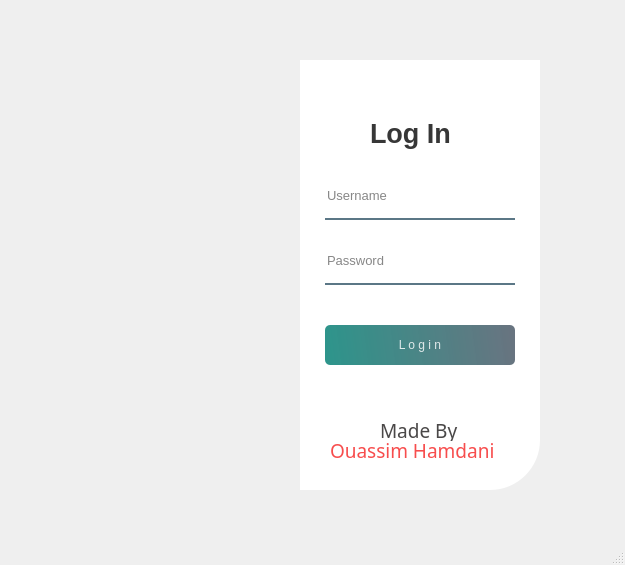
<?xml version="1.0" encoding="UTF-8"?>
<ui version="4.0">
 <class>MainWindow</class>
 <widget class="QMainWindow" name="MainWindow">
  <property name="geometry">
   <rect>
    <x>0</x>
    <y>0</y>
    <width>625</width>
    <height>565</height>
   </rect>
  </property>
  <property name="windowTitle">
   <string>MainWindow</string>
  </property>
  <widget class="QWidget" name="centralwidget">
   <widget class="QWidget" name="widget" native="true">
    <property name="geometry">
     <rect>
      <x>30</x>
      <y>30</y>
      <width>550</width>
      <height>500</height>
     </rect>
    </property>
    <property name="styleSheet">
     <string notr="true">QPushButton#pushButton{
	background-color:qlineargradient(spread:pad,x1:0,y1:0.505682,x2:1,y2:0.477,stop:0 rgba(11,131,120,219),stop:1 rgba(85,98,112,226));
	color:rgba(255,255,255,210);
	border-radius:5px;
}
QPushButton#pushButton:hover{
	background-color:qlineargradient(spread:pad,x1:0,y1:0.505682,x2:1,y2:0.477,stop:0 rgba(150,123,111,219),stop:1 rgba(85,81,84,226));
}
QPushButton#pushButton:pressed{
	padding-left:5px;
	padding-top:5px;
	background-color:rgba(150,123,111,255)
}</string>
    </property>
    <widget class="QLabel" name="label">
     <property name="geometry">
      <rect>
       <x>40</x>
       <y>30</y>
       <width>280</width>
       <height>430</height>
      </rect>
     </property>
     <property name="styleSheet">
      <string notr="true">border-image:url(Data/InterfaceData/login.png);
border-top-left-radius:50px;</string>
     </property>
     <property name="text">
      <string/>
     </property>
    </widget>
    <widget class="QLabel" name="label_2">
     <property name="geometry">
      <rect>
       <x>270</x>
       <y>30</y>
       <width>240</width>
       <height>430</height>
      </rect>
     </property>
     <property name="styleSheet">
      <string notr="true">background-color:rgba(255,255,255,255);
border-bottom-right-radius:50px;
</string>
     </property>
     <property name="text">
      <string/>
     </property>
    </widget>
    <widget class="QLabel" name="label_3">
     <property name="geometry">
      <rect>
       <x>340</x>
       <y>83</y>
       <width>100</width>
       <height>40</height>
      </rect>
     </property>
     <property name="font">
      <font>
       <pointsize>20</pointsize>
       <weight>75</weight>
       <bold>true</bold>
      </font>
     </property>
     <property name="styleSheet">
      <string notr="true">color:rgba(0,0,0,200)</string>
     </property>
     <property name="text">
      <string>Log In</string>
     </property>
    </widget>
    <widget class="QLineEdit" name="lineEdit">
     <property name="geometry">
      <rect>
       <x>295</x>
       <y>150</y>
       <width>190</width>
       <height>40</height>
      </rect>
     </property>
     <property name="font">
      <font>
       <pointsize>10</pointsize>
      </font>
     </property>
     <property name="styleSheet">
      <string notr="true">background-color:rgba(0,0,0,0);
border:none;
border-bottom:2px solid rgba(46,82,101,200);
color:rgba(0,0,0,240);
padding-bottom:7px;</string>
     </property>
     <property name="placeholderText">
      <string>Username</string>
     </property>
    </widget>
    <widget class="QLineEdit" name="lineEdit_2">
     <property name="geometry">
      <rect>
       <x>295</x>
       <y>215</y>
       <width>190</width>
       <height>40</height>
      </rect>
     </property>
     <property name="font">
      <font>
       <pointsize>10</pointsize>
      </font>
     </property>
     <property name="styleSheet">
      <string notr="true">background-color:rgba(0,0,0,0);
border:none;
border-bottom:2px solid rgba(46,82,101,200);
color:rgba(0,0,0,240);
padding-bottom:7px;</string>
     </property>
     <property name="echoMode">
      <enum>QLineEdit::Password</enum>
     </property>
     <property name="placeholderText">
      <string>Password</string>
     </property>
    </widget>
    <widget class="QPushButton" name="pushButton">
     <property name="geometry">
      <rect>
       <x>295</x>
       <y>295</y>
       <width>190</width>
       <height>40</height>
      </rect>
     </property>
     <property name="text">
      <string>L o g i n</string>
     </property>
    </widget>
    <widget class="QLabel" name="label_5">
     <property name="geometry">
      <rect>
       <x>300</x>
       <y>410</y>
       <width>181</width>
       <height>21</height>
      </rect>
     </property>
     <property name="font">
      <font>
       <family>Poppins SemiBold</family>
       <pointsize>14</pointsize>
       <weight>50</weight>
       <italic>false</italic>
       <bold>false</bold>
      </font>
     </property>
     <property name="styleSheet">
      <string notr="true">color:#f74d4d;</string>
     </property>
     <property name="text">
      <string>Ouassim Hamdani</string>
     </property>
    </widget>
    <widget class="QLabel" name="label_4">
     <property name="geometry">
      <rect>
       <x>350</x>
       <y>390</y>
       <width>91</width>
       <height>21</height>
      </rect>
     </property>
     <property name="font">
      <font>
       <family>Poppins SemiBold</family>
       <pointsize>14</pointsize>
       <weight>50</weight>
       <italic>false</italic>
       <bold>false</bold>
      </font>
     </property>
     <property name="styleSheet">
      <string notr="true">color:#4a4848;</string>
     </property>
     <property name="text">
      <string>Made By</string>
     </property>
    </widget>
   </widget>
  </widget>
  <widget class="QMenuBar" name="menubar">
   <property name="geometry">
    <rect>
     <x>0</x>
     <y>0</y>
     <width>625</width>
     <height>22</height>
    </rect>
   </property>
  </widget>
  <widget class="QStatusBar" name="statusbar"/>
 </widget>
 <resources>
  <include location="res.qrc"/>
 </resources>
 <connections/>
</ui>
